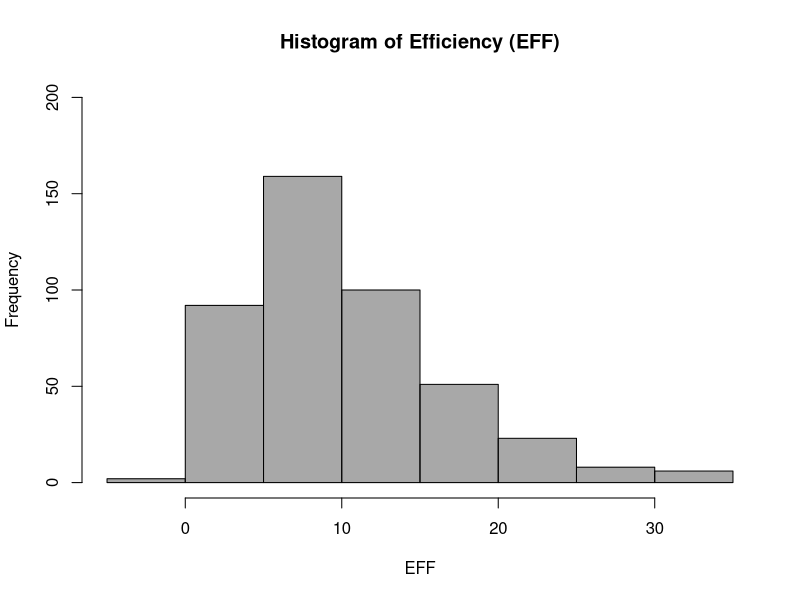
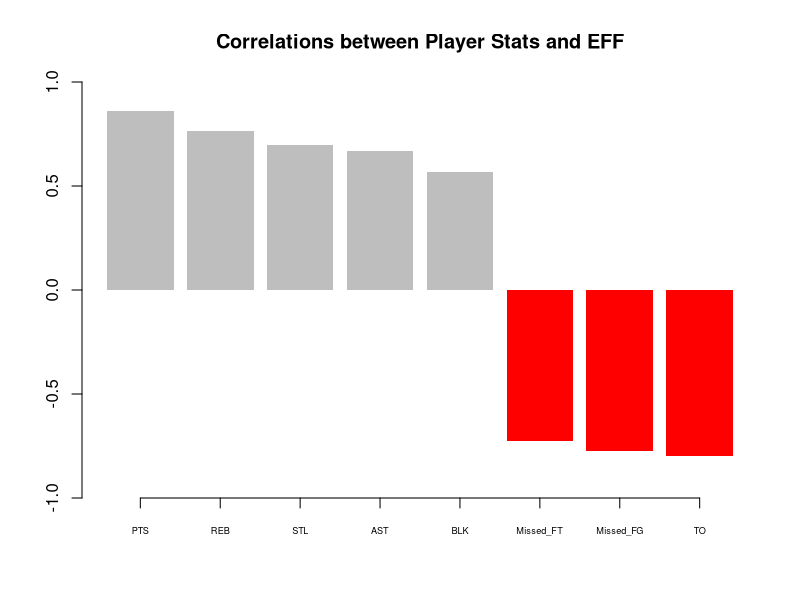
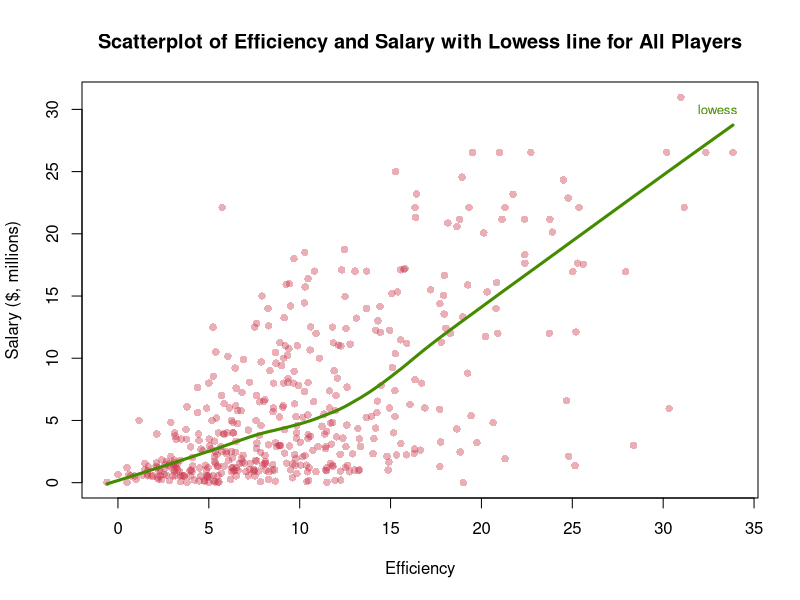
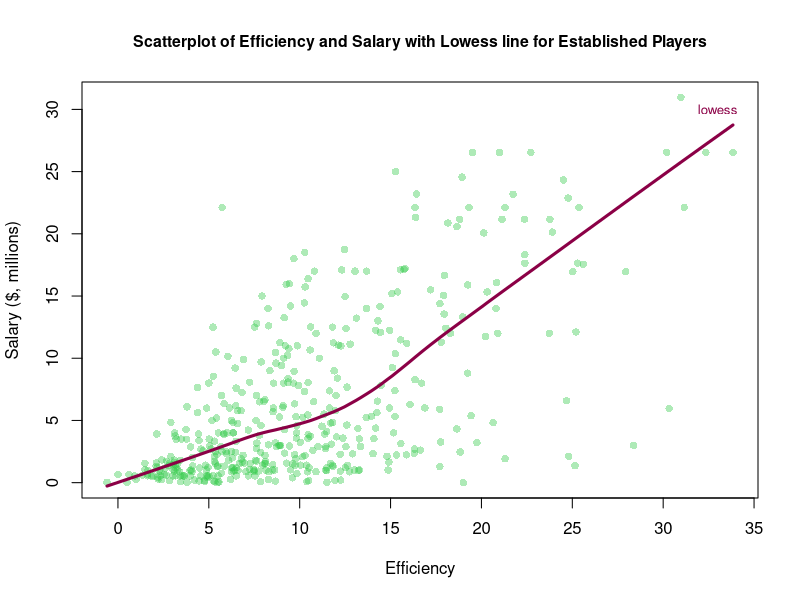

Write the R code that produced these figures, in order.
## ---- chunk 1
knitr::opts_chunk$set(echo = TRUE)
# add libraries
library(readr)
library(dplyr)
## ---- chunk 2

# Use read.csv() to read csv into R and check with str()
base <- read.csv(file = "data/nba2017-player-statistics.csv",
                 colClasses = c('character', 
                                'character', 
                                'factor',
                                'character', 
                                'double', 
                                'integer',
                                'integer',
                                'integer',
                                'integer',
                                'integer',
                                'integer',
                                'integer',
                                'integer',
                                'integer',
                                'integer',
                                'integer',
                                'integer',
                                'integer',
                                'integer',
                                'integer',
                                'integer',
                                'integer',
                                'integer',
                                'integer'))
str(base)

# Use read_csv() to read csv into R and check with str()
rdr <- read_csv(file = "data/nba2017-player-statistics.csv", 
                col_types = cols( Player = col_character(), 
                                  Team = col_character(), 
                                  Position = col_factor(levels = c('C',
                                                                   'PF',
                                                                   'PG',
                                                                   'SF',
                                                                   'SG')),
                                  Experience = col_character(), 
                                  Salary = col_double(), 
                                  Rank = col_integer(),
                                  Age = col_integer(),
                                  GP = col_integer(),
                                  GS = col_integer(),
                                  MIN = col_integer(),
                                  FGM = col_integer(),
                                  FGA = col_integer(),
                                  Points3 = col_integer(),
                                  Points3_atts = col_integer(),
                                  Points2 = col_integer(),
                                  Points2_atts = col_integer(),
                                  FTM = col_integer(),
                                  FTA = col_integer(),
                                  OREB = col_integer(),
                                  DREB = col_integer(),
                                  AST = col_integer(),
                                  STL = col_integer(),
                                  BLK = col_integer(),
                                  TO = col_integer()))
str(rdr)
## ---- chunk 3
# Replace occurences of "R" with 0 
base$Experience[base$Experience == "R"] = 0

# Convert Experience column from character to integer type
base$Experience <- as.integer(base$Experience)
str(base)
## ---- chunk 4
# Add Missed_FG to base
base$Missed_FG <- (base$FGA - base$FGM)

# Add Missed_FT to base 
base$Missed_FT <- (base$FTA - base$FTM)

# Add PTS to base
base$PTS <- (3*base$Points3 + 2*base$Points2 + base$FTM)

# Add REB to base
base$REB <- (base$OREB + base$DREB)

# Add MPG to base
base$MPG <- (base$MIN - base$GP)

# Add EFF to base
base$EFF <- c(base$PTS + 
              base$REB +
              base$AST +
              base$STL +
              base$BLK -
              base$Missed_FG -
              base$Missed_FT -
              base$TO) / base$GP

# Summary statistics of EFF
summary(base$EFF)

# Histogram of EFF
hist(x = base$EFF,
     ylim = c(0, 200),
     xlab = 'EFF',
     ylab = 'Frequency',
     main = 'Histogram of Efficiency (EFF)',
     col = rgb(0.32, 0.32, 0.32, 0.50))

# Top 10 players by EFF
top.ten <- arrange(.data = base, desc(EFF)) %>% slice(1:10) %>% select(Player, Team, Salary, EFF)
top.ten

# Players with negative EFF
neg.eff <- arrange(.data = base) %>% filter(EFF < 0) %>% select(Player)
neg.eff

# Compute correlation coefficient between EFF and all the variables in EFF formula
cor.pts <- cor(x = base$EFF,
               y = base$PTS)

cor.reb <- cor(x = base$EFF,
               y = base$REB)

cor.stl <- cor(x = base$EFF,
               y = base$STL)

cor.ast <- cor(x = base$EFF,
               y = base$AST)

cor.blk <- cor(x = base$EFF,
               y = base$BLK)

cor.missed_fg <- cor(x = base$EFF,
                     y = base$Missed_FG)

cor.missed_ft <- cor(x = base$EFF,
                     y = base$Missed_FT)

cor.to <- cor(x = base$EFF,
                     y = base$TO)

# Create data frame with all coefficients
all.cor <- data.frame(c(cor.pts, 
                        cor.reb, 
                        cor.stl, 
                        cor.ast, 
                        cor.blk, 
                        cor.missed_fg * -1, 
                        cor.missed_ft * -1, 
                        cor.to * -1))

# Name column 'coefficients'
attributes(all.cor)$names[1] <- 'coefficients'

# Sort coefficients by decreasing value
sorted.all.cor <- arrange(.data = all.cor,
                          desc(coefficients))

# Display coefficients
sorted.all.cor

# Create vector with variable names for x-axis of plot           
cnames = c('PTS', 
           'REB', 
           'STL', 
           'AST', 
           'BLK', 
           'Missed_FT', 
           'Missed_FG', 
           'TO')

# Create barplot of efficiency and salary
barplot(height = as.vector(sorted.all.cor[,1]),
        main = "Correlations between Player Stats and EFF",
        names.arg = cnames,
        axis.lty = 1,
        ylim = c(-1, 1),
        cex.names = 0.55,
        cex.axis = 1,
        border = 'NA',
        col = c('grey',
                'grey',
                'grey',
                'grey',
                'grey',
                'red',
                'red',
                'red'))
## ---- chunk 5
# Add scatterplot of efficiency and salary
plot(x = base$EFF,
     y = base$Salary/1000000,
     xlab = "Efficiency",
     ylab = "Salary ($, millions)",
     main = 'Scatterplot of Efficiency and Salary with Lowess line for All Players',
     pch = 16,
     col = rgb(0.8, 0.21, 0.3, 0.4))

# Add lowess line to plot
lines(lowess(x = base$EFF, y = base$Salary/1000000),
      lty = 1,
      lwd = 3,
      col = '#458b00')

# Add 'lowess' label to plot
text(x = 33, 
     y = 30, 
     labels = 'lowess', 
     col = '#458b00', 
     cex = 0.8)

# Compute correlation coefficient between efficiency and salary
cor.eff.sal <- cor(x = base$EFF,
                   y = base$Salary)
cor.eff.sal
## ---- chunk 6
players2 <- filter(base, MPG >= 20)

# Add scatterplot of efficiency and salary
plot(x =players2$EFF,
     y =players2$Salary/1000000,
     xlab = "Efficiency",
     ylab = "Salary ($, millions)",
     main = 'Scatterplot of Efficiency and Salary with Lowess line for Established Players',
     pch = 16,
     col = rgb(0.21, 0.8, 0.3, 0.4),
     cex.main = 0.95)

# Add lowess line to plot
lines(lowess(x = players2$EFF, 
             y = players2$Salary/1000000),
      lty = 1,
      lwd = 3,
      col = '#8b0046')

# Add 'lowess' label to plot
text(x = 33, 
     y = 30, 
     labels = 'lowess', 
     col = '#8b0046', 
     cex = 0.8)

# Compute correlation coefficient between efficiency and salary
cor.eff.sal <- cor(x = players2$EFF,
                   y = players2$Salary)
cor.eff.sal
